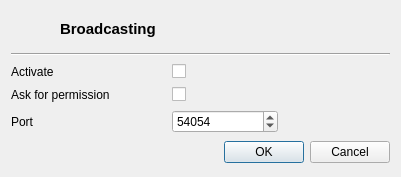
<?xml version="1.0" encoding="UTF-8"?>
<ui version="4.0">
 <class>GUI_BroadcastSetup</class>
 <widget class="QDialog" name="GUI_BroadcastSetup">
  <property name="geometry">
   <rect>
    <x>0</x>
    <y>0</y>
    <width>401</width>
    <height>177</height>
   </rect>
  </property>
  <property name="windowTitle">
   <string>Broadcast setup</string>
  </property>
  <layout class="QGridLayout" name="gridLayout">
   <item row="0" column="0">
    <widget class="QLabel" name="lab_icon">
     <property name="minimumSize">
      <size>
       <width>32</width>
       <height>32</height>
      </size>
     </property>
     <property name="maximumSize">
      <size>
       <width>32</width>
       <height>32</height>
      </size>
     </property>
     <property name="text">
      <string/>
     </property>
     <property name="pixmap">
      <pixmap resource="../../Resources/Icons.qrc">:/Icons/broadcast.svg.png</pixmap>
     </property>
     <property name="scaledContents">
      <bool>true</bool>
     </property>
    </widget>
   </item>
   <item row="6" column="0" colspan="4">
    <widget class="QDialogButtonBox" name="buttonBox">
     <property name="orientation">
      <enum>Qt::Horizontal</enum>
     </property>
     <property name="standardButtons">
      <set>QDialogButtonBox::Cancel|QDialogButtonBox::Ok</set>
     </property>
    </widget>
   </item>
   <item row="2" column="0">
    <widget class="QLabel" name="label_2">
     <property name="text">
      <string>Activate</string>
     </property>
    </widget>
   </item>
   <item row="1" column="0" colspan="4">
    <widget class="Line" name="line">
     <property name="orientation">
      <enum>Qt::Horizontal</enum>
     </property>
    </widget>
   </item>
   <item row="2" column="2">
    <widget class="QCheckBox" name="cb_active">
     <property name="text">
      <string/>
     </property>
    </widget>
   </item>
   <item row="4" column="0" colspan="2">
    <widget class="QLabel" name="label_3">
     <property name="text">
      <string>Ask for permission</string>
     </property>
    </widget>
   </item>
   <item row="4" column="2">
    <widget class="QCheckBox" name="cb_prompt">
     <property name="text">
      <string/>
     </property>
    </widget>
   </item>
   <item row="5" column="2">
    <widget class="QSpinBox" name="sb_port">
     <property name="maximum">
      <number>65535</number>
     </property>
     <property name="value">
      <number>54054</number>
     </property>
    </widget>
   </item>
   <item row="5" column="0">
    <widget class="QLabel" name="label">
     <property name="text">
      <string>Port</string>
     </property>
    </widget>
   </item>
   <item row="0" column="1" colspan="3">
    <widget class="QLabel" name="lab_title">
     <property name="font">
      <font>
       <pointsize>11</pointsize>
       <weight>75</weight>
       <bold>true</bold>
      </font>
     </property>
     <property name="text">
      <string>Broadcasting</string>
     </property>
    </widget>
   </item>
  </layout>
 </widget>
 <resources>
  <include location="../../Resources/Icons.qrc"/>
 </resources>
 <connections>
  <connection>
   <sender>buttonBox</sender>
   <signal>accepted()</signal>
   <receiver>GUI_BroadcastSetup</receiver>
   <slot>accept()</slot>
   <hints>
    <hint type="sourcelabel">
     <x>248</x>
     <y>254</y>
    </hint>
    <hint type="destinationlabel">
     <x>157</x>
     <y>274</y>
    </hint>
   </hints>
  </connection>
  <connection>
   <sender>buttonBox</sender>
   <signal>rejected()</signal>
   <receiver>GUI_BroadcastSetup</receiver>
   <slot>reject()</slot>
   <hints>
    <hint type="sourcelabel">
     <x>316</x>
     <y>260</y>
    </hint>
    <hint type="destinationlabel">
     <x>286</x>
     <y>274</y>
    </hint>
   </hints>
  </connection>
 </connections>
</ui>
